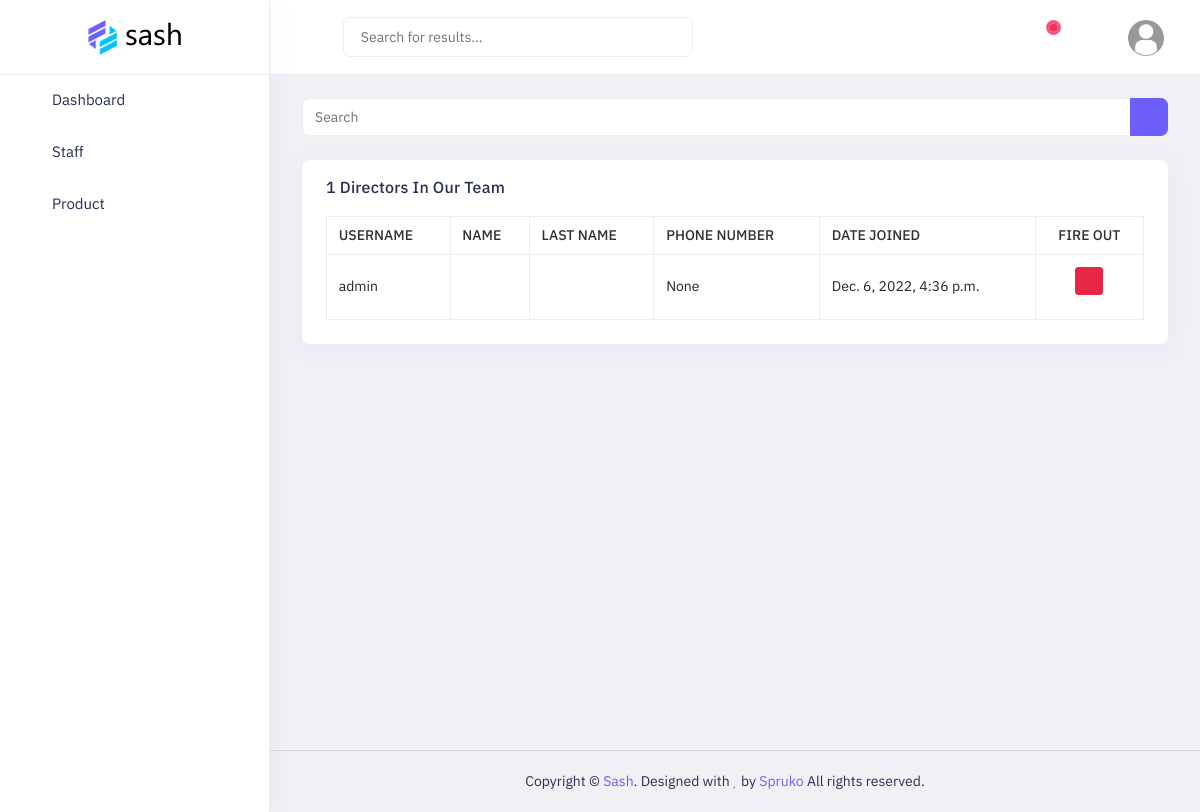
/directors/ (signed in), run on the app's committed database.
### main/models.py (models this page shows)
class User(AbstractUser):
    role = models.SmallIntegerField(choices=(
        (1, 'director'),
        (2, 'waiter'),
        (3, 'manager'),
        (4, 'cooker'),
        (5, 'call-center'),
    ), null=True, blank=True)
    number = models.BigIntegerField(null=True, blank=True)

### main/views.py (the view)
# urls.py: path('directors/', director_view, name='director'),
@login_required(login_url='login')
def director_view(request):
    user = request.user
    if user.role == 1:
        context = {
            'total': User.objects.filter(role=1).count(),
            'director': User.objects.filter(role=1),
        }
        return render(request, 'staff/director.html', context)
    elif user.role == 3:
        context = {
            'total': User.objects.filter(role=1).count(),
            'director': User.objects.filter(role=1),
        }
        return render(request, 'staff/director.html', context)
    else:
        return redirect('404')

### templates/staff/director.html
{% extends "dashboard/base.html" %}
{% load static %}
{% block content %}
    <div class="main-content app-content mt-0">
        <div class="side-app">
            <div class="main-container container-fluid">
                <div class="page-header">
                    <h1 class="page-title">Director List</h1>
                    <div>
                        <ol class="breadcrumb">
                            <li class="breadcrumb-item"><a href="javascript:void(0)">Staff</a></li>
                            <li class="breadcrumb-item active" aria-current="page">Director List</li>
                        </ol>
                    </div>
                </div>
                <div class="row row-cards">
                    <div class="col-lg-12 col-xl-12">
                        <div class="input-group mb-5">
                            <input type="text" class="form-control" placeholder="Search">
                            <div class="input-group-text btn btn-primary">
                                <i class="fa fa-search" aria-hidden="true"></i>
                            </div>
                        </div>
                        <div class="card">
                            <div class="card-header border-bottom-0">
                                <h2 class="card-title">{{ total }} Directors In Our Team</h2>
                            </div>
                            <div class="e-table px-5 pb-5">
                                <div class="table-responsive table-lg">
                                    <table class="table border-top table-bordered mb-0">
                                        <thead>
                                            <tr>
                                                <th>Username</th>
                                                <th>Name</th>
                                                <th>Last Name</th>
                                                <th>Phone Number</th>
                                                <th>Date Joined</th>
                                                <th class="text-center">Fire Out</th>
                                            </tr>
                                        </thead>
                                        <tbody>
                                            {% for i in director %}
                                                <tr>
                                                    <td class="text-nowrap align-middle">{{ i.username }}</td>
                                                    <td class="text-nowrap align-middle">{{ i.first_name  }}</td>
                                                    <td class="text-nowrap align-middle">{{ i.last_name  }}</td>
                                                    <td class="text-nowrap align-middle">{{ i.number  }}</td>
                                                    <td class="text-nowrap align-middle"><span>{{ i.date_joined  }}</span></td>
                                                    <td class="text-center align-middle">
                                                        {% if user.role == 1 %}
                                                            <div class="btn-group align-top">
                                                                <a class="modal-effect d-grid mb-3" data-bs-effect="effect-flip-vertical" data-bs-toggle="modal" href="#delete_manager"><button class="btn btn-sm btn-danger badge" type="button"><i class="fe fe-log-out"></i></button></a>
                                                            </div>
                                                        {% elif user == i %}
                                                            You cant fire out your self
                                                        {% else  %}
                                                            You cant fire out cause of your status
                                                        {% endif %}
                                                    </td>
                                                </tr>
                                            {% endfor %}
                                        </tbody>
                                    </table>
                                </div>
                            </div>
                        </div>
                    </div>
                </div>
            </div>
        </div>
    </div>
{% endblock %}

### static/assets/colors/color1.css (style rules this page uses)
a { color: var(--primary-bg-color); }
.btn-primary { color: #fff !important; background: var(--primary-bg-color) !important; border-color: var(--primary-bg-color) !important; }
.breadcrumb-item.active { color: #f5f3f9; }

### data on the page
User: username "admin", number "None", date_joined "Dec. 6, 2022, 4:36 p.m.", role 1 (drawn)

### other printed values
{{ total }} "1"
